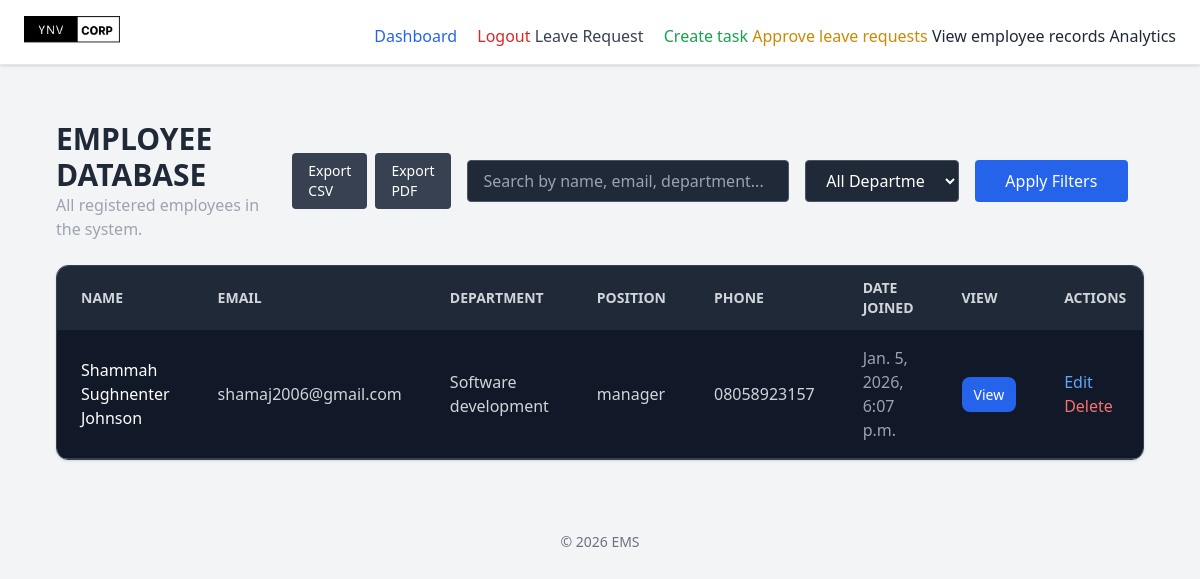
The page /employees/ (signed in) on the database as committed earlier.
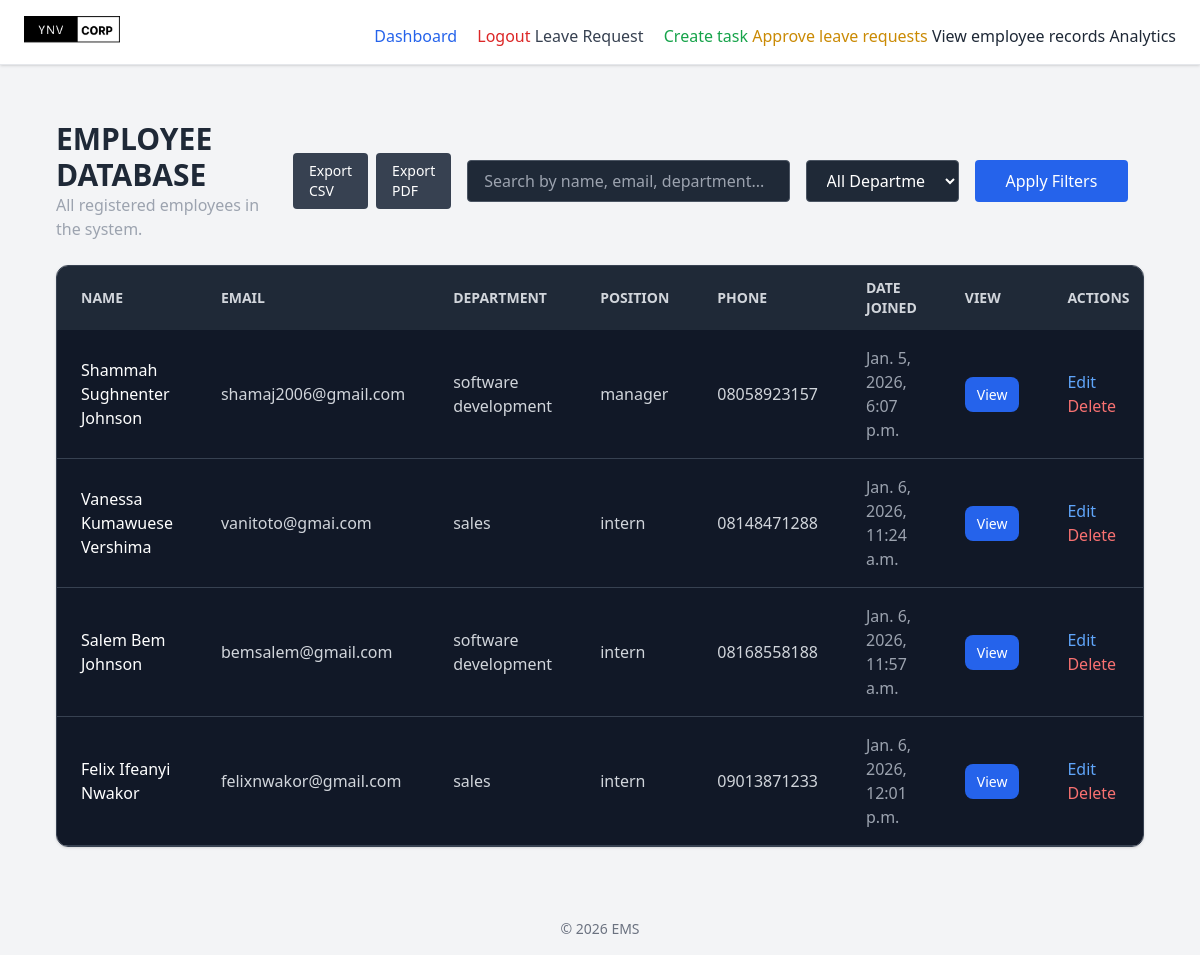
The same page on the database as committed later.
### employee/models.py (models this page shows, shortened)
class Employee(AbstractUser):
    GENDER_CHOICES=(
        ('male', 'MALE'),
        ('female', 'FEMALE'),
        )
    POSITION_CHOICES=(
        ('manager', 'MANAGER'),
        ('developer', 'DEVELOPER'),
        ('designer', 'DESIGNER'),
        ('tester', 'TESTER'),
        ('hr manager', 'HR MANAGER'),
        ('intern', 'INTERN'),
        ('software engineer', 'SOFTWARE ENGINEER'),
        ('data scientist', 'DATA SCIENTIST'),
        ('product manager', 'PRODUCT MANAGER'),
        ('business analyst', 'BUSINESS ANALYST'),
        ('devops engineer', 'DEVOPS ENGINEER'),
        ('system administrator', 'SYSTEM ADMINISTRATOR'),
        ('network engineer', 'NETWORK ENGINEER'),
        ('technical support', 'TECHNICAL SUPPORT'),
        ('it consultant', 'IT CONSULTANT'),
        ('other', 'OTHER'),
    )
    DEPARTMENT_CHOICES=(
        ('sales', 'SALES'),
        ('resarch & development', 'RESEARCH & DEVELOPMENT'),
        ('software development', 'SOFTWARE DEVELOPMENT'),
        ('product research', 'PRODUCT RESEARCH'),
        ('marketing', 'MARKETING'),
        ('human resource', 'HUMAN RESOURCE'),
        ('legal','LEGAL'),
        ('customer service', 'CUSTOMER SERVICE')
    )
    full_name = models.CharField(max_length=200, blank=True)
    username = None
    email = models.EmailField(unique=True)
    gender = models.CharField(max_length=10, choices=GENDER_CHOICES)
    position = models.CharField(max_length=200, blank=True, choices=POSITION_CHOICES)
    date_of_birth = models.DateField(null=True)
    employment_date = models.DateField(default=date.today)
    phone_number = models.CharField(max_length=15, blank=True)
    address = models.CharField(max_length=200, blank=True)
    employee_id = models.CharField(max_length=20, unique=True, blank=True)
    department = models.CharField(max_length=100, blank=True, choices=DEPARTMENT_CHOICES)
    USERNAME_FIELD = 'email'
    REQUIRED_FIELDS = []

### employee/views.py (the view)
# urls.py: path('employees/', EmployeeListView.as_view(), name='employee_list'),
class EmployeeListView(LoginRequiredMixin, AdminOnlyMixin, ListView):
    model = Employee
    template_name = 'employee/employee_list.html'
    context_object_name = 'employees'
    def get_queryset(self):
        qs = super().get_queryset()
        q = self.request.GET.get("q")
        if q:
            qs = qs.filter(
                Q(full_name__icontains=q) |
                Q(email__icontains=q) |
                Q(department__icontains=q)
            )
        department = self.request.GET.get("department")
        if department and department != "all":
            qs = qs.filter(department=department)
        return qs
    def get_context_data(self, **kwargs):
        ctx = super().get_context_data(**kwargs)
        ctx["departments"] = Employee.objects.values_list("department", flat=True).distinct()
        return ctx

### employee/views.py (called while the page is built)
    def test_func(self):
        return self.request.user.is_superuser

### employee/templates/employee/employee_list.html (shortened to what this page needs)
{% extends 'employee/base.html' %}
{% block content %}
<div class="p-8">
  <div class="flex flex-col md:flex-row md:items-center md:justify-between gap-4 mb-6">
  <div>
    <h1 class="uppercase text-3xl font-bold ">Employee Database</h1>
    <p class="text-gray-400">All registered employees in the system.</p>
  </div>
  <div class="flex gap-2">
    <a href="{% url 'export_employees_csv' %}"
      class="px-4 py-2 text-sm rounded bg-gray-700 hover:bg-gray-600 text-white">
      Export CSV
    </a>
    <a href="{% url 'export_pdf' %}"
      class="px-4 py-2 text-sm rounded bg-gray-700 hover:bg-gray-600 text-white">
      Export PDF
    </a>
  </div>
  <form method="get" class="grid grid-cols-1 md:grid-cols-4 gap-4">
  <input
    type="text"
    name="q"
    placeholder="Search by name, email, department..."
    value="{{ request.GET.q }}"
    class="col-span-2 px-4 py-2 rounded bg-gray-800 text-white border border-gray-600 focus:ring-blue-500"
  />
  <select
    name="department"
    class="px-4 py-2 rounded bg-gray-800 text-white border border-gray-600">
    <option value="">All Departments</option>
  </select>
  <button
    type="submit"
    class="bg-blue-600 hover:bg-blue-700 text-white rounded px-4 py-2">
    Apply Filters
  </button>
</form>
</div>
  <div class="overflow-x-auto rounded-xl shadow border border-gray-700">
    <table class="min-w-full bg-gray-900 text-left">
      <thead class="bg-gray-800 text-gray-300 uppercase text-sm">
        <tr>
          <th class="px-6 py-3">Name</th>
          <th class="px-6 py-3">Email</th>
          <th class="px-6 py-3">Department</th>
          <th class="px-6 py-3">Position</th>
          <th class="px-6 py-3">Phone</th>
          <th class="px-6 py-3">Date Joined</th>
          <th class="px-6 py-3">view </th>
          <th class="px-6 py-3">Actions</th>
        </tr>
      </thead>
      <tbody>
        {% for emp in employees %}
        <tr class="border-b border-gray-700 hover:bg-gray-800 transition">
          <td class="px-6 py-4 text-white font-medium">
            {{ emp.full_name }}
          </td>
          <td class="px-6 py-4 text-gray-300">
            {{ emp.email }}
          </td>
          <td class="px-6 py-4 text-gray-300">
            {{ emp.department }}
          </td>
          <td class="px-6 py-4 text-gray-300">
            {{ emp.position }}
          </td>
          <td class="px-6 py-4 text-gray-300">
            {{ emp.phone_number }}
          </td>
          <td class="px-6 py-4 text-gray-400">
            {{ emp.date_joined }}
          </td>
          <td class="px-6 py-4">
            <a href="{% url 'employee_detail' emp.id %}"
              class="bg-blue-600 hover:bg-blue-700 text-white px-3 py-2 rounded-lg text-sm">
              View
            </a>
          </td>
          <td class="px-6 py-4">
            <a href="{% url 'update_employee' emp.id %}" class="text-blue-400">Edit</a>
            <a href="{% url 'delete_employee' emp.id %}" class="text-red-400">Delete</a>
          </td>
        </tr>
        {% empty %}
        <tr>
          <td colspan="7" class="px-6 py-6 text-center text-gray-400">
            No employees found.
          </td>
        </tr>
        {% endfor %}
      </tbody>
    </table>
  </div>
</div>
{% endblock %}

### employee/templates/employee/base.html (shortened to what this page needs)
{% load static %}
<!DOCTYPE html>
<html lang="en">
  <head>
    <script src="https://cdn.tailwindcss.com"></script>
  </head>
  <body class="bg-gray-100 text-gray-800">
    <header class="bg-white shadow  border-b px-6 py-4 flex justify-between items-center">
      <div class="flex items-center gap-3">
      <img src="{% static 'logo.png' %}"
          alt="YNV Corp"
          class="h-8 w-auto">
      <span class="text-xl font-bold text-white tracking-wide">
      </span>
  </div>
      <nav class="mt-2">
        {% if request.user.is_authenticated and request.resolver_match.url_name != 'login' and request.resolver_match.url_name != 'register' %}
          <a href="{% url 'dashboard' %}" class="mr-4 text-blue-600 hover:underline">Dashboard</a>
          <a href="{% url 'logout' %}" class="text-red-600 hover:underline">Logout</a>
          <a href="{% url 'leave_request' %}" class="text-gray-700 hover:underline mr-4">Leave Request</a>
          {% if request.user.is_superuser%}
            <a href="{% url 'create_task' %}" class="text-green-600 hover:underline">Create task</a>
            <a href="{% url 'leave_approve' %}" class="text-yellow-600 hover:underline">Approve leave requests</a>
            <a href="{% url 'employee_list' %}" class="text-black-600 hover:underline">View employee records</a>
            <a href="{% url 'analytics' %}" class="text-black-600 hover:underline">Analytics</a>
          {% endif %}
        {% endif %}
      </nav>
    </header>
    <main class="p-6">{% block content %}{% endblock %}</main>
    <footer class="p-4 text-center text-sm text-gray-500">© 2026 EMS</footer>
  </body>
</html>

Rows that differ between the two databases and show on the page:
changed Employee "Shammah Sughnenter Johnson": department "Software development" → "software development"
added Employee: full_name "Vanessa Kumawuese Vershima", email "vanitoto@gmai.com", department "sales", position "intern", phone_number "08148471288", date_joined "Jan. 6, 2026, 11:24 a.m."
added Employee: full_name "Salem Bem Johnson", email "bemsalem@gmail.com", department "software development", position "intern", phone_number "08168558188", date_joined "Jan. 6, 2026, 11:57 a.m."
added Employee: full_name "Felix Ifeanyi Nwakor", email "felixnwakor@gmail.com", department "sales", position "intern", phone_number "09013871233", date_joined "Jan. 6, 2026, 12:01 p.m."
